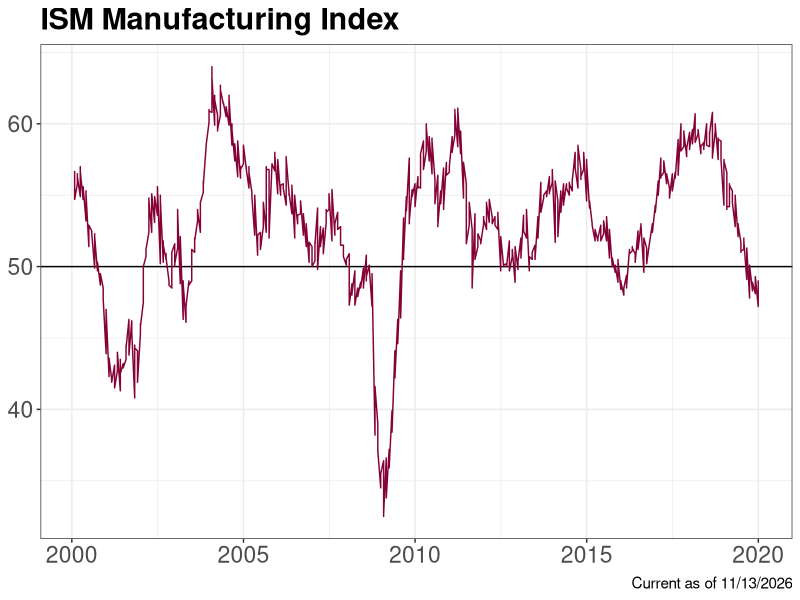

Reproduce this figure in R. (Note: this script raises an error after producing the figure.)
library(magrittr)

dat <- readxl::read_xlsx(
  path      = './data/headline-index.xlsx', 
  skip      = 5, 
  col_types = c('date', 'numeric', 'numeric','numeric'),
  na        = '#N/A N/A'
) %>%
  tidyr::drop_na() %>%
  dplyr::filter(Dates >= '2000-01-01') %>%
  reshape2::melt(id.vars = 'Dates') 

p <- ggplot2::ggplot(
  data = dat,
  ggplot2::aes(x = Dates, y = value)
) +
  ggplot2::geom_hline(yintercept = 50) +
  ggplot2::geom_line(color = '#850237') +
  ggplot2::labs(
    title = 'ISM Manufacturing Index',
    caption = paste('Current as of', Sys.Date() %>% format('%m/%d/%Y'))
  ) +
  ggplot2::theme_bw() +
  ggplot2::theme(
    plot.title   = ggplot2::element_text(face = 'bold', size = ggplot2::rel(2)),
    axis.title   = ggplot2::element_blank(),
    axis.text    = ggplot2::element_text(size = ggplot2::rel(1.5)),
    plot.caption = ggplot2::element_text(size = ggplot2::rel(1))
  )

ggplot2::ggsave(
  filename = './output/ppt/headline-index.png',
  plot = p,
  width = 13.33,
  height = 7.5,
  units = 'in'
)
